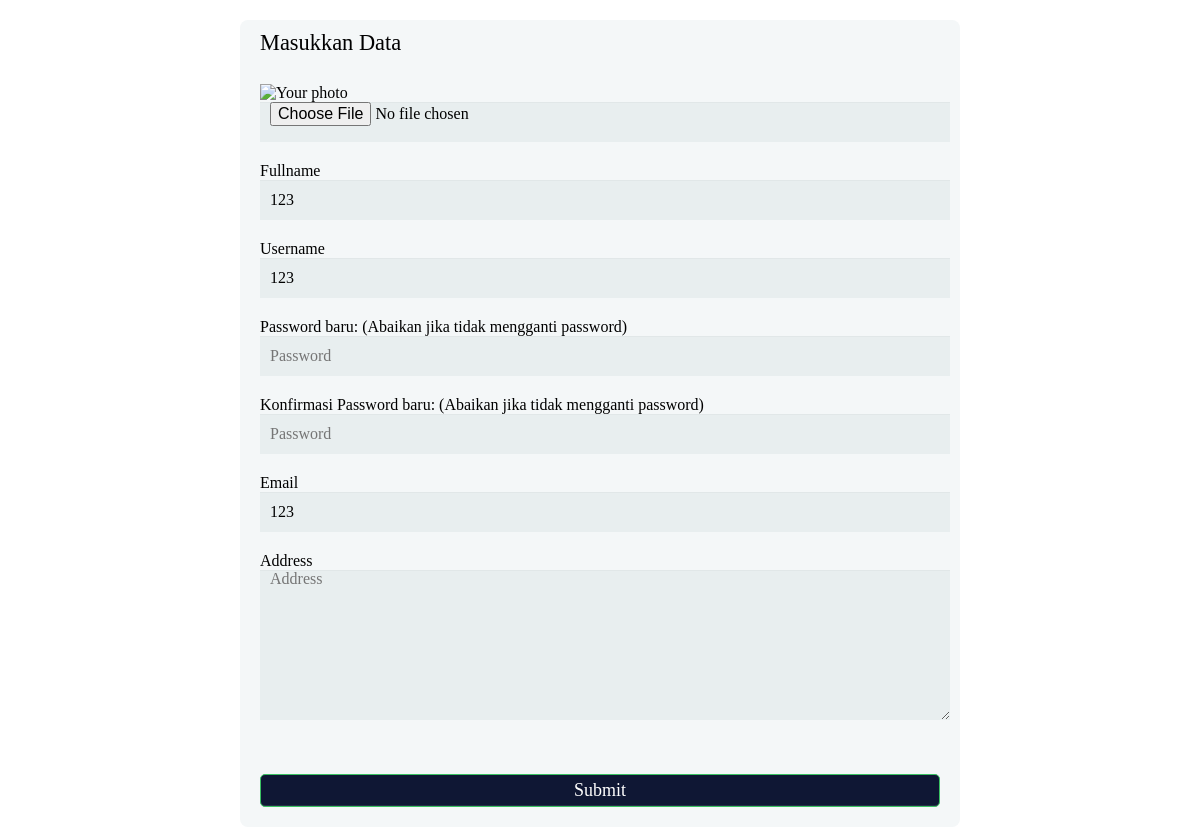
The app's page /admin/users/update.php?id=11 (signed in), older data.
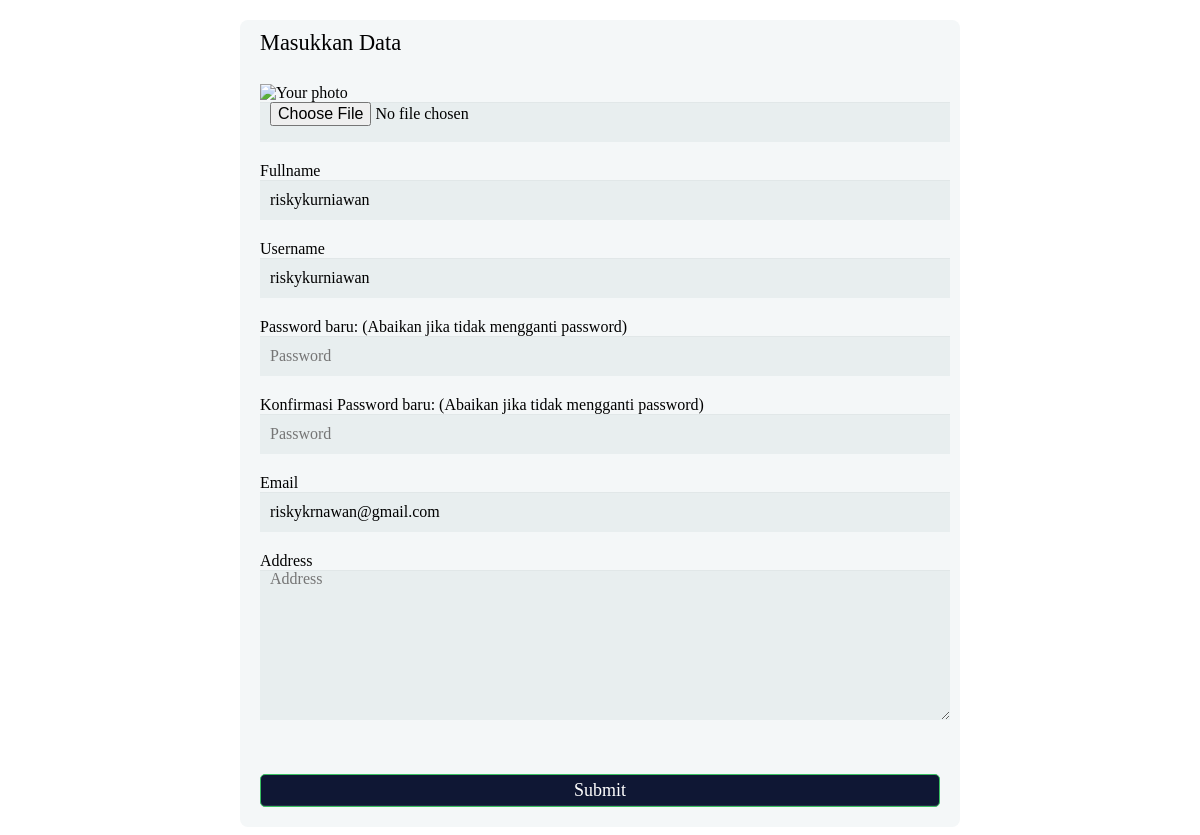
The same page, newer data.
### tables this page shows
CREATE TABLE `users` (
  `id` int(11) NOT NULL,
  `fullname` varchar(128) NOT NULL,
  `username` varchar(255) NOT NULL,
  `password` varchar(255) NOT NULL,
  `email` varchar(255) NOT NULL,
  `address` text NOT NULL,
  `photo` varchar(255) NOT NULL
);

### config.php (called while the page is built, shortened)
<?php
$db = mysqli_connect("localhost", "root", "", "playstation-game-store");
function query($query) {
    global $db;
    $result = mysqli_query($db, $query);
    $rows = [];
    while ($row = mysqli_fetch_assoc($result)) $rows[] = $row;
    return $rows;
}

### admin/users/update.php (the view, shortened to what this page needs)
<?php
  require '../../config.php';
  $id = $_GET["id"];
  $user = query("SELECT * FROM users WHERE id = $id")[0];
?>
<!DOCTYPE html>
<html lang="en">
<head>
  <link rel="stylesheet" href="https://unicons.iconscout.com/release/v4.0.0/css/line.css">
  <link rel="stylesheet" href="../../resources/css/userpanel.css?v=<?php echo time(); ?>">
</head>
<body>
  <div class="container-half">
    <div class="edit">
      <form method="POST" enctype="multipart/form-data">
          <fieldset>
            <legend>Masukkan Data</legend>
              <input type="hidden" name="samePhoto" value="<?= $user["photo"] ?>"><br>
              <img src="../../resources/img/<?= $user["photo"] ?>" alt="Your photo" width="100">
              <input type="file" name="photo" placeholder="Add Picture...">
              <label for="fullname">Fullname</label>
              <input type="text" id="fullname" name="fullname" placeholder="Fullname" value="<?= $user["fullname"] ?>">
              <label for="username">Username</label>
              <input type="text" id="username" name="user" placeholder="Username" value="<?= $user["username"] ?>">
              <label for="password">Password baru: (Abaikan jika tidak mengganti password)</label>
              <input type="password" id="password" name="newPass" placeholder="Password">
              <label for="cNewPass">Konfirmasi Password baru: (Abaikan jika tidak mengganti password)</label>
              <input type="password" id="cNewPass" name="confirmNewPass" placeholder="Password">
              <label for="email">Email</label>
              <input type="email" id="email" name="email" placeholder="Email" value="<?= $user["email"] ?>">
              <label for="address">Address</label>
              <textarea rows="4"  id="address" name="address" placeholder="Address"><?= $user["address"] ?></textarea>
          </fieldset>
          <button type="submit" name="submitupdate" class="button-submit">Submit</button>
      </form>
    </div>
</body>
</html>

Row changes from the older to the newer data that the page shows:
changed users: fullname "123" → "riskykurniawan"; user "123" → "riskykurniawan"; email "123" → "riskykrnawan@gmail.com"
